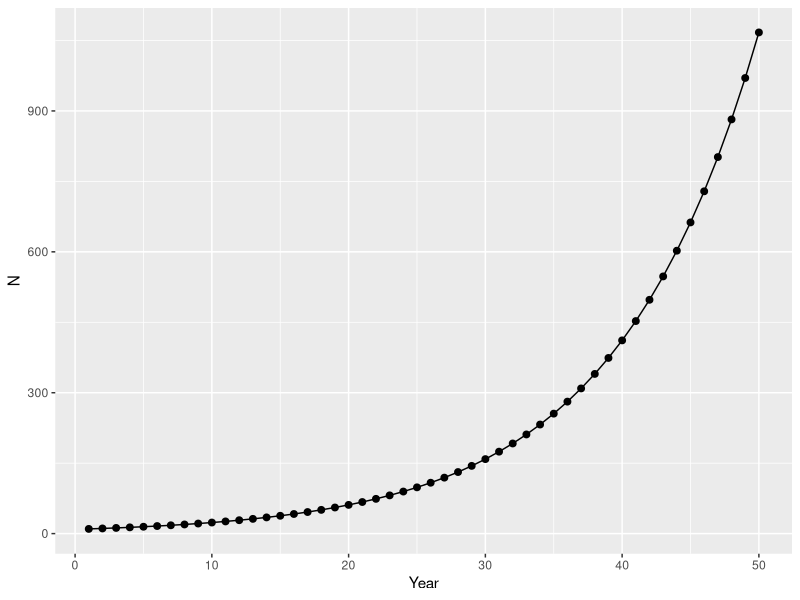
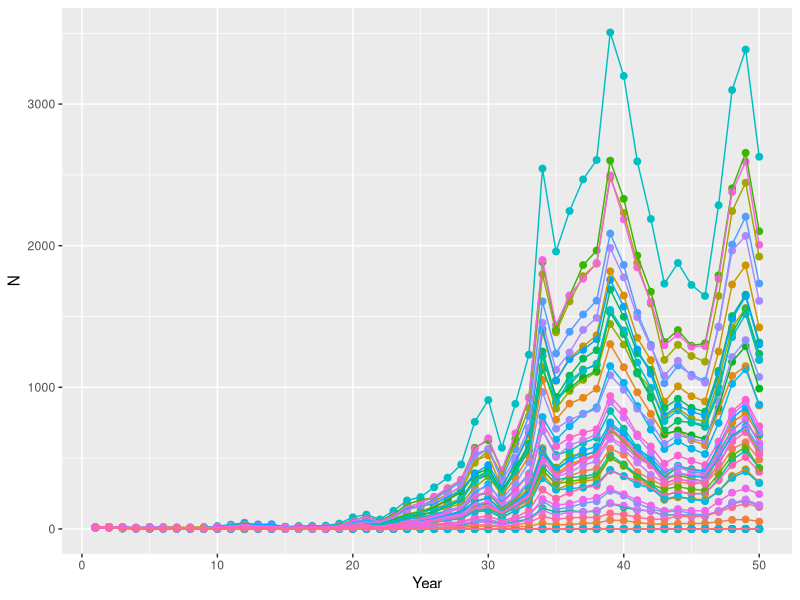
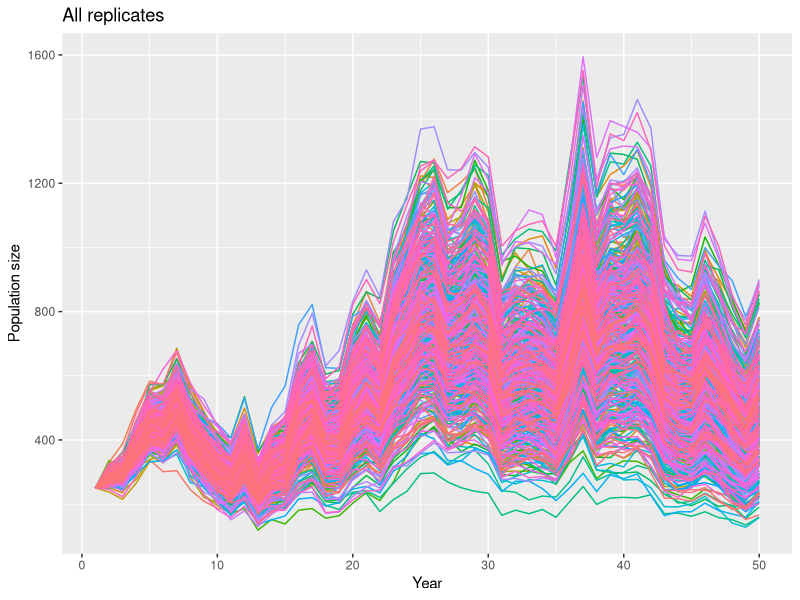
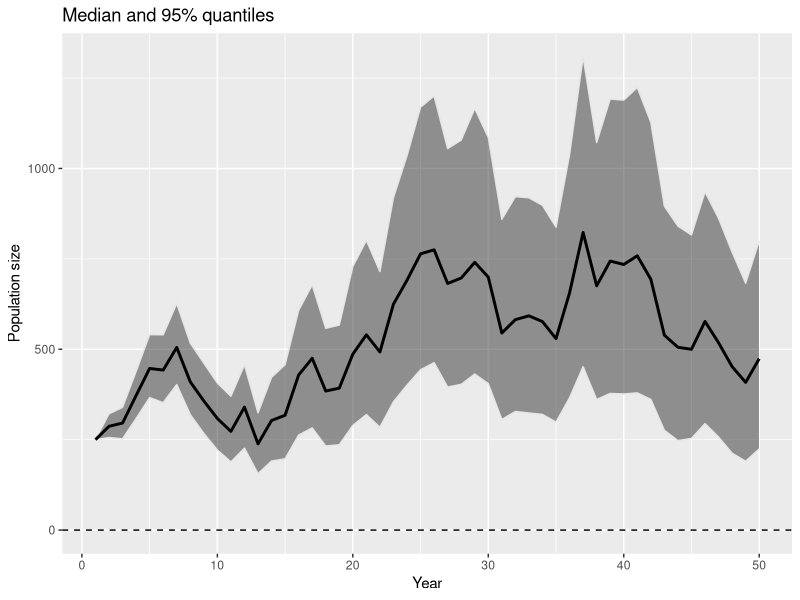

Recreate these plots in R, in order.
# stochastic projections
# feb 2018

require(tidyverse)
require(cowplot)

nyrs = 50
N.init = 10

# parametric uncertainty

uncertain.b = F
min.b = 0.2
max.b = 0.5
input.b = 0.4
b = ifelse(uncertain.b, runif(1, min.b, max.b), input.b)

uncertain.d = F
min.d = 0.2
max.d = 0.5
input.d = 0.3
d = ifelse(uncertain.d, runif(1, min.d, max.d), input.d)

R = b-d

N = numeric(nyrs)
N[1] = N.init

for(t in 2:nyrs){
  N[t] = N[t-1] + N[t-1]*R
}

ggplot(data.frame(Year = c(1:nyrs), N = N), aes(x = Year, y = N)) +
  geom_point(size= 2) +
  geom_line()

# demographic and environmental stochasticity

reps = 50
nyrs = 50
N.init = 10

uncertain.b = T
mean.b = 0.4
sd.b = 0.4
input.b = 0.4

if(uncertain.b){b = abs(rnorm(nyrs, mean.b, sd.b))} else b = rep(input.b, nyrs)

uncertain.d = T
mean.d = 0.3
sd.d = 0.3
input.d = 0.3

if(uncertain.d){d = abs(rnorm(nyrs, mean.d, sd.b))} else d = rep(input.d, nyrs)
d = d/max(d)

N = B = D = matrix(nrow = nyrs, ncol = reps)
N[1,] = N.init

for(r in 1:reps){
  
  for(t in 2:nyrs){
    B[t-1,r] = rpois(1, N[t-1,r]*b[t])
    D[t-1,r] = rbinom(1, N[t-1,r], d[t])
    N[t,r] = N[t-1,r] + B[t-1,r] - D[t-1,r]
  }
}

ggplot(data.frame(Year = rep(c(1:nyrs), reps), 
                  N = c(N),
                  rep = rep(c(1:reps), each = nyrs)), 
       aes(x = Year, y = N, col = as.character(rep))) +
  geom_point(size= 2) +
  geom_line() +
  theme(legend.position = "none")


# minimum viable population

reps = 500
nyrs = 50
N.init = 250
threshold = 0

uncertain.b = T
mean.b = 0.7
sd.b = 0.15
input.b = 0.4

if(uncertain.b){b = abs(rnorm(nyrs, mean.b, sd.b))} else b = rep(input.b, nyrs)

uncertain.d = F
mean.d = 0.3
sd.d = 0.3
input.d = 0.69

if(uncertain.d){d = abs(rnorm(nyrs, mean.d, sd.b))} else d = rep(input.d, nyrs)
if(uncertain.d){d = d/max(d)}

N = B = D = matrix(nrow = nyrs, ncol = reps)
N[1,] = N.init

for(r in 1:reps){
  
  for(t in 2:nyrs){
    B[t-1,r] = rpois(1, N[t-1,r]*b[t])
    D[t-1,r] = rbinom(1, N[t-1,r], d[t])
    N[t,r] = N[t-1,r] + B[t-1,r] - D[t-1,r]
  }
}
df = data.frame(Year = rep(c(1:nyrs), reps), 
                N = c(N),
                rep = rep(c(1:reps), each = nyrs)) 

ggplot(df, aes(x = Year, y = N, col = as.character(rep))) +
  geom_line() +
  theme(legend.position = "none") +
  ggtitle("All replicates") +
  ylab("Population size")

df %>% 
  group_by(Year) %>% 
  summarize(median = median(N),
            lci = quantile(N, 0.025), 
            uci = quantile(N, 0.975)) %>% 
  ggplot(aes(x = Year)) +
  geom_ribbon(aes(ymin = lci, ymax = uci), col = "gray90", alpha = 0.5) +
  geom_line(aes(y = median), lwd = 1) +
  geom_hline(yintercept = threshold, lty = 2) +
  ylab("Population size") +
  ggtitle("Median and 95% quantiles")

p.ext = 1-mean(N[nyrs,] > threshold)  
p.ext
